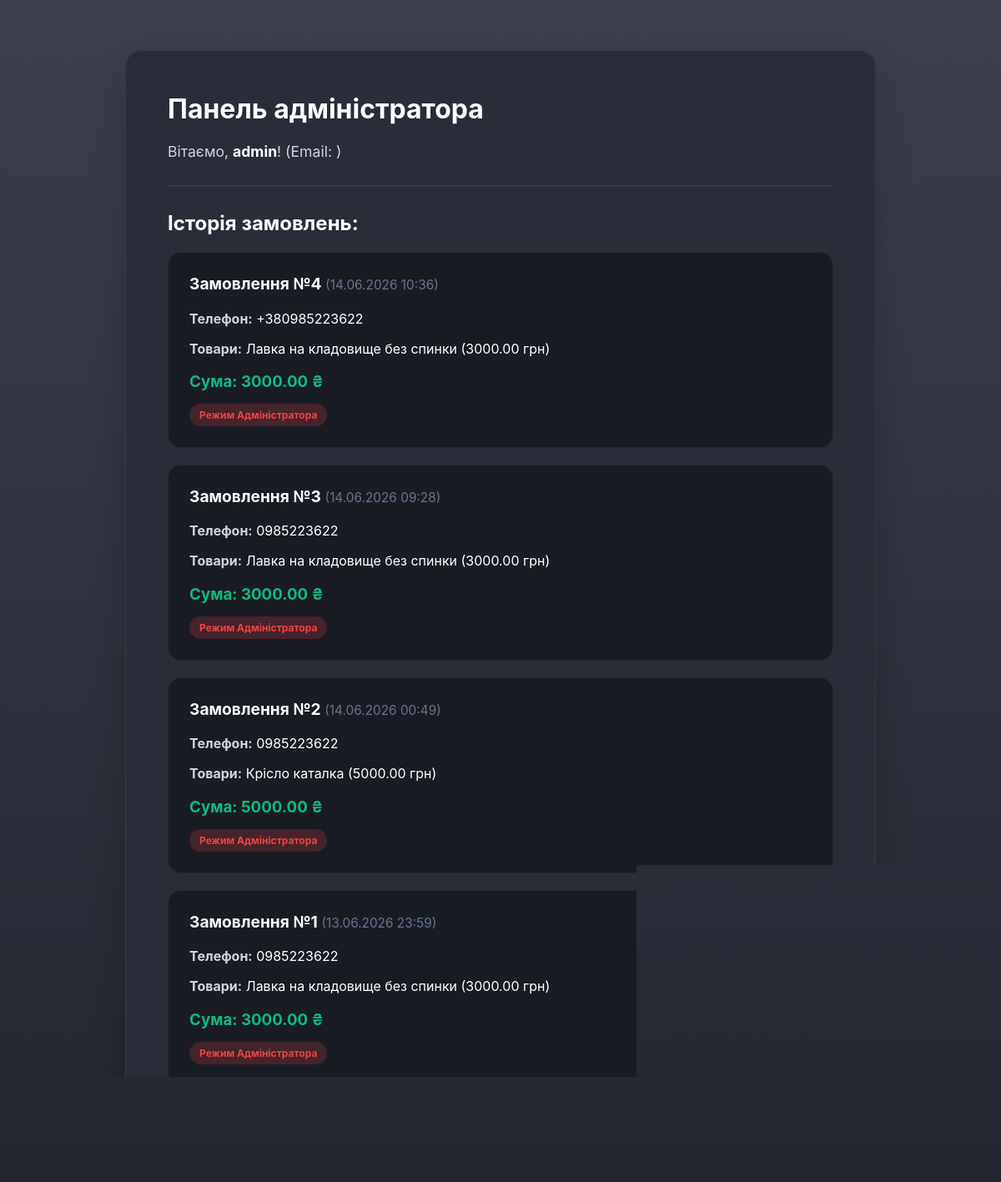
/profile/ (signed in), run on the app's committed database.
### pages/models.py (models this page shows, shortened)
class Order(models.Model):
    user = models.ForeignKey(User, on_delete=models.SET_NULL, null=True, blank=True, verbose_name="Покупець")
    phone = models.CharField(max_length=20, verbose_name="Номер телефону")
    total_price = models.DecimalField(max_digits=10, decimal_places=2, verbose_name="Загальна сума")
    products_summary = models.TextField(verbose_name="Склад замовлення")
    created_at = models.DateTimeField(auto_now_add=True, verbose_name="Дата створення")
    class Meta:
        verbose_name_plural = "Замовлення"

### pages/views.py (the view)
# urls.py: path('profile/', views.profile_view, name='profile'),
@login_required
def profile_view(request):
    if request.user.is_staff or request.user.is_superuser:
        orders = Order.objects.all().order_by('-created_at')
        title = "Панель адміністратора"
    else:
        orders = Order.objects.filter(user=request.user).order_by('-created_at')
        title = "Особистий кабінет"
    return render(request, 'pages/profile.html', {'orders': orders, 'title': title})

### pages/templates/pages/profile.html (shortened to what this page needs)
<!DOCTYPE html>
<html lang="uk">
<head>
</head>
<body>
    <div class="container">
        <div class="box">
            <h1>{{ title }}</h1>
            <p style="font-size: 1.1em; color: #cbd5e1;">Вітаємо, <b style="color: white;">{{ user.username }}</b>! (Email: {{ user.email }})</p>
            <hr style="border: none; border-top: 1px solid rgba(255,255,255,0.1); margin: 30px 0;">
            <h2 style="color: white;">Історія замовлень:</h2>
            {% for order in orders %}
                <div class="order-card">
                    <h3 style="margin-top: 0; font-size: 1.2em;">Замовлення №{{ order.id }} <span style="color: #64748b; font-size: 0.8em; font-weight: normal;">({{ order.created_at|date:"d.m.Y H:i" }})</span></h3>
                    <p style="color: #cbd5e1;"><b>Телефон:</b> <span style="color: white;">{{ order.phone }}</span></p>
                    <p style="color: #cbd5e1;"><b>Товари:</b> <span style="color: white;">{{ order.products_summary }}</span></p>
                    <h3 style="color: #10b981; margin-bottom: 0;">Сума: {{ order.total_price }} ₴</h3>
                    {% if user.is_staff %}
                        <span class="badge">Режим Адміністратора</span>
                    {% endif %}
                </div>
            {% empty %}
                <div style="padding: 30px; text-align: center; background: #1a1c24; border-radius: 12px; color: #64748b;">
                    Замовлень ще немає. Час щось обрати!
                </div>
            {% endfor %}
            <a href="{% url 'home' %}" class="btn">← Повернутися в магазин</a>
        </div>
    </div>
</body>
</html>

### pages/templates/pages/profile.html (style rules this page uses)
html, body { margin: 0 !important; padding: 0 !important; background: linear-gradient(to bottom, #3b3f4c 0%, #22252e 100%); background-attachment: fixed; font-family: 'Inter', sans-serif; min-height: 100vh; color: #f8fafc; }
.container { max-width: 900px; margin: 60px auto; padding: 0 20px; }
.box { background: #2a2d37; padding: 50px; border-radius: 20px; box-shadow: 0 20px 40px rgba(0,0,0,0.2); border: 1px solid rgba(255,255,255,0.05); }
h1 { color: white; margin-top: 0; }
.order-card { border: 1px solid rgba(255,255,255,0.05); padding: 25px; border-radius: 16px; margin-bottom: 20px; background: #1a1c24; transition: 0.3s; }
.btn { display: inline-block; padding: 14px 30px; background: white; color: #0f172a; text-decoration: none; border-radius: 12px; font-weight: bold; transition: 0.3s; margin-top: 20px; }
.badge { display: inline-block; padding: 6px 12px; background: rgba(239, 68, 68, 0.2); color: #ef4444; border-radius: 20px; font-size: 12px; font-weight: bold; margin-top: 15px; }

### data on the page
Order: id "4", created_at "14.06.2026 10:36", phone "+380985223622", products_summary "Лавка на кладовище без спинки (3000.00 грн)", total_price "3000.00"
Order: id "3", created_at "14.06.2026 09:28", phone "0985223622", products_summary "Лавка на кладовище без спинки (3000.00 грн)", total_price "3000.00"
Order: id "2", created_at "14.06.2026 00:49", phone "0985223622", products_summary "Крісло каталка (5000.00 грн)", total_price "5000.00"
Order: id "1", created_at "13.06.2026 23:59", phone "0985223622", products_summary "Лавка на кладовище без спинки (3000.00 грн)", total_price "3000.00"

### other printed values
{{ title }} "Панель адміністратора"
{{ user.username }} "admin"
